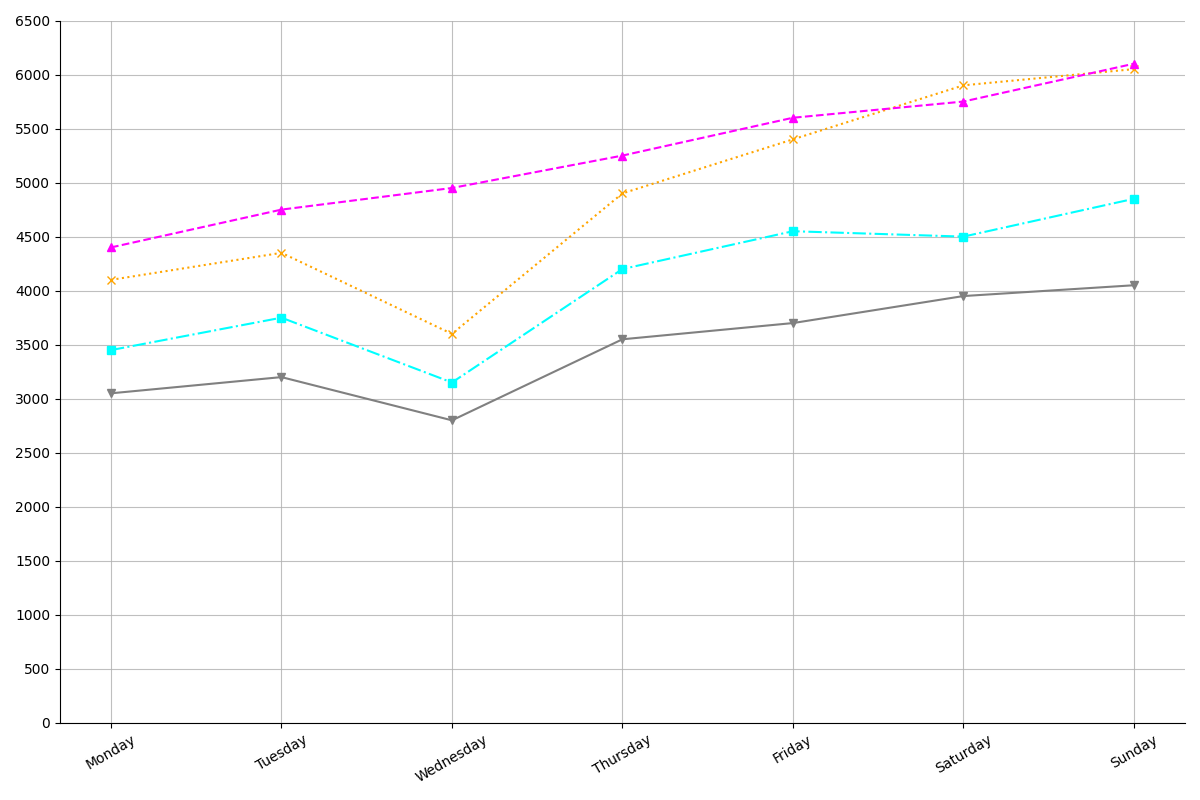

Reproduce this figure in Python.
import matplotlib.pyplot as plt
import numpy as np

days = ["Monday", "Tuesday", "Wednesday", "Thursday", "Friday", "Saturday", "Sunday"]

steps_friend_1 = [4100, 4350, 3600, 4900, 5400, 5900, 6050]
steps_friend_2 = [3450, 3750, 3150, 4200, 4550, 4500, 4850]
steps_friend_3 = [4400, 4750, 4950, 5250, 5600, 5750, 6100]
steps_friend_4 = [3050, 3200, 2800, 3550, 3700, 3950, 4050]

steps_data = np.array([steps_friend_1, steps_friend_2, steps_friend_3, steps_friend_4])

fig, ax = plt.subplots(figsize=(12, 8))

# Manually shuffled colors and different markers for variety
styles = [
    {'color': 'orange', 'marker': 'x', 'linestyle': ':'},
    {'color': 'cyan', 'marker': 's', 'linestyle': '-.'},
    {'color': 'magenta', 'marker': '^', 'linestyle': '--'},
    {'color': 'grey', 'marker': 'v', 'linestyle': '-'}
]

for i, steps in enumerate(steps_data):
    ax.plot(days, steps, marker=styles[i]['marker'], linestyle=styles[i]['linestyle'], color=styles[i]['color'])

# Randomized grid and border styles
ax.grid(True, linestyle='-', alpha=0.8)
ax.spines['top'].set_visible(False)
ax.spines['right'].set_visible(False)

ax.set_xticks(days)
ax.set_yticks(range(0, 7000, 500))
plt.xticks(rotation=30)
plt.tight_layout()

plt.show()
